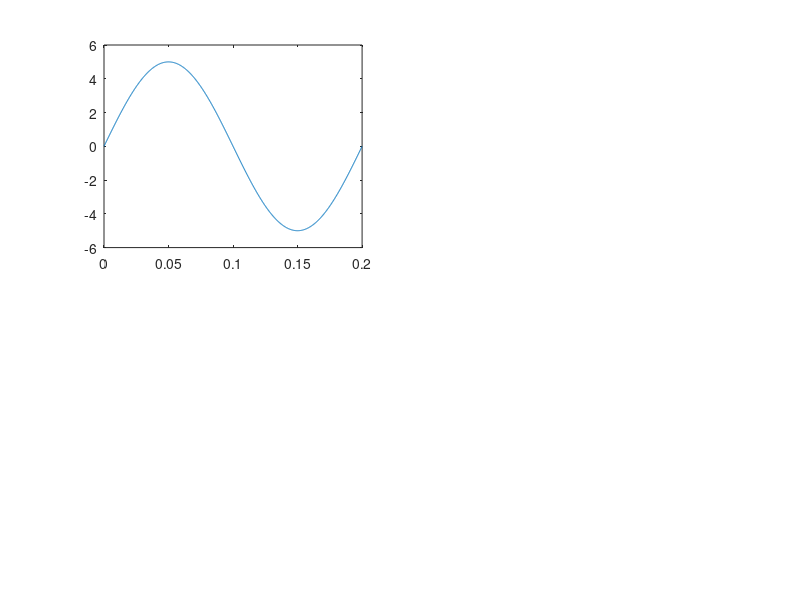

MATLAB code to generate this figure:
clc;
clear all;
A=input('enter the amplitude');
fm=input('enter the message Frequency');
T=1/fm;
t=0:0.001*T:T;
x=A*sin(2*pi*fm*t);
subplot(2,2,1);
plot(t,x);
fs=input('enter the sampling frequency');
N=input('enter the number of samples');
Ts=1/fs;
if(fs>=2*fm)
    n=0:N-1;
    x1=A*sin(2*pi*fm*n*Ts);
    subplot(2,2,2);
    stem(n,x1);
    X=Dftfunc(x1,N);
    subplot(2,2,3);
    plot(n,abs(X));
    fm1=fs/N;
    if mod(fm,fm1)==0
        disp('There is no power leakage');
    else
        disp('There is a power leakage');
        a=fm/fm1;
        disp(a);
        disp(N-a);
    end
else
    disp('Aliasing will occur');
end
